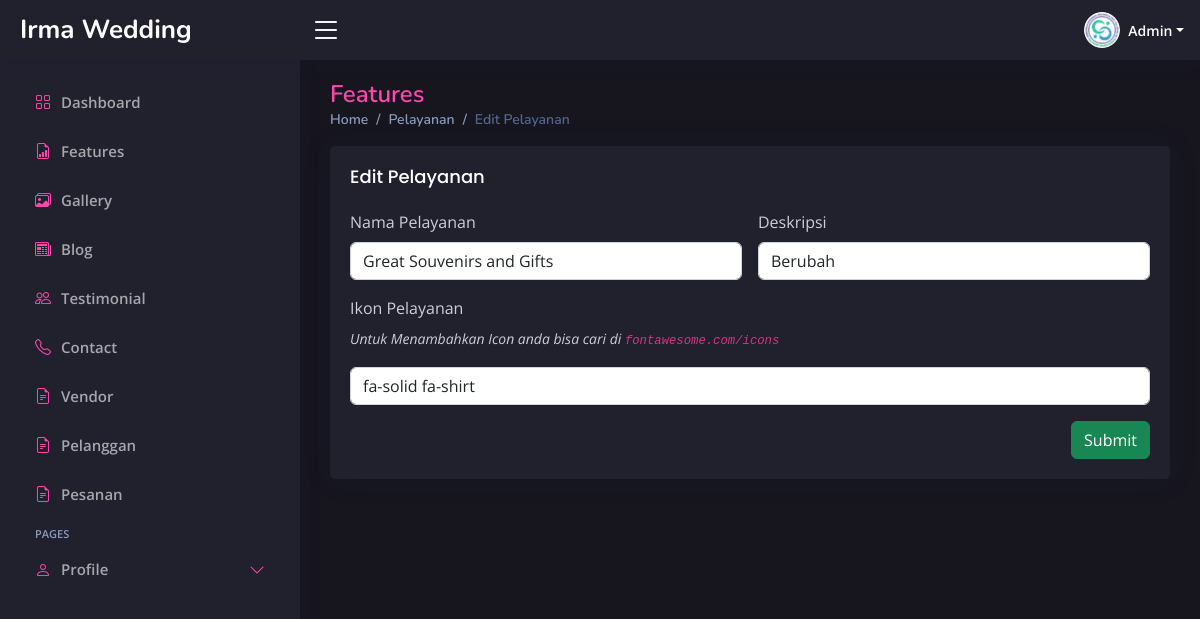
Screenshot of /admin/index.php?page=edit-features&id=7 (signed in) with the database file from the repository.
### tables this page shows
CREATE TABLE `features` (
  `id` int(11) NOT NULL,
  `features_icon` varchar(255) NOT NULL,
  `features_name` varchar(255) NOT NULL,
  `description` varchar(255) NOT NULL
);

### admin/page/edit-features.php (the view, shortened to what this page needs)
<?php
require '../db-connect.php';
if (isset($_GET['id'])) {
    $id = ($_GET["id"]);
    $query = "SELECT * FROM features WHERE id='$id'";
    $result = mysqli_query($koneksi, $query);
    $data = mysqli_fetch_assoc($result);
} else {
    echo "<script>alert('Masukkan data id.');window.location='admin.php?page=blog';</script>";
}
?>
<div class="pagetitle">
    <h1>Features</h1>
    <nav>
        <ol class="breadcrumb">
            <li class="breadcrumb-item"><a href="index.php?page=dashboard">Home</a></li>
            <li class="breadcrumb-item"><a href="index.php?page=features">Pelayanan</a></li>
            <li class="breadcrumb-item active">Edit Pelayanan</li>
        </ol>
    </nav>
</div>
<section class="section dashboard">
    <div class="row">
        <div class="col-12">
            <div class="card features-card">
                <div class="card-body">
                    <h5 class="card-title">Edit Pelayanan</h5>
                    <form class="row g-3" method="POST" action="../action.php?act=edit-features" enctype="multipart/form-data">
                        <div class="col-md-6">
                            <label class="form-label">Nama Pelayanan</label>
                            <input type="text" class="form-control" name="features_name" value="<?php echo $data['features_name']; ?>">
                        </div>
                        <div class="col-md-6">
                            <label class="form-label">Deskripsi</label>
                            <input type="text" class="form-control" name="description" value="<?php echo $data['description']; ?>">
                        </div>
                        <div class="col-12">
                            <label class="form-label">Ikon Pelayanan</label>
                            <p class="example">Untuk Menambahkan Icon anda bisa cari di <code>fontawesome.com/icons</code> </p>
                            <input type="text" class="form-control" name="features_icon" value="<?php echo $data['features_icon']; ?>">
                        </div>
                        <div class="text-end">
                            <button type="submit" class="btn btn-success">Submit</button>
                        </div>
                    </form>
                </div>
            </div>
        </div>
    </div>
</section>

### admin/assets/css/style.css (style rules this page uses)
:root { scroll-behavior: smooth; --main-color: rgba(254, 70, 174, 1); --main-color-hover: rgba(250, 89, 180, 1); --second-color: rgba(33, 32, 45, 1); --main-font-color: rgba(255, 255, 255, 1); --second-font-color: rgba(255, 255, 255, 0.6); }
section { visibility: hidden; opacity: 0; transition: visibility 0s, opacity 0.5s ease-in-out; }
body { font-family: "Open Sans", sans-serif; background: rgba(23, 22, 31, 1); color: var(--main-font-color); color: rgb(206, 205, 219); }
a { color: var(--main-color); text-decoration: none; }
h1, h2, h3, h4, h5, h6 { font-family: "Nunito", sans-serif; }
.pagetitle { margin-bottom: 10px; }
.pagetitle h1 { font-size: 24px; margin-bottom: 0; font-weight: 600; color: var(--main-color); }
.card { margin-bottom: 30px; border: none; border-radius: 5px; box-shadow: 0px 0 30px rgba(1, 41, 112, 0.1); background-color: var(--second-color); }
.card-title { padding: 20px 0 15px 0; font-size: 18px; font-weight: 500; color: var(--main-font-color); font-family: "Poppins", sans-serif; }
.card-body { padding: 0 20px 20px 20px; }
.breadcrumb { font-size: 14px; font-family: "Nunito", sans-serif; color: #899bbd; font-weight: 600; }
.breadcrumb a { color: #899bbd; transition: 0.3s; }
.breadcrumb .breadcrumb-item::before { color: #899bbd; }
.breadcrumb .active { color: #51678f; font-weight: 600; }
.section .example { font-style: italic; font-size: 14px; }

### rows the page displays
features: features_name "Great Souvenirs and Gifts", description "Berubah", features_icon "fa-solid fa-shirt"

### other values shown
$role "Admin"
$menu['text'] "Features"
$menu['text'] "Gallery"
$menu['text'] "Blog"
$menu['text'] "Testimonial"
$menu['text'] "Contact"
$menu['text'] "Vendor"
$menu['text'] "Pelanggan"
$menu['text'] "Pesanan"
